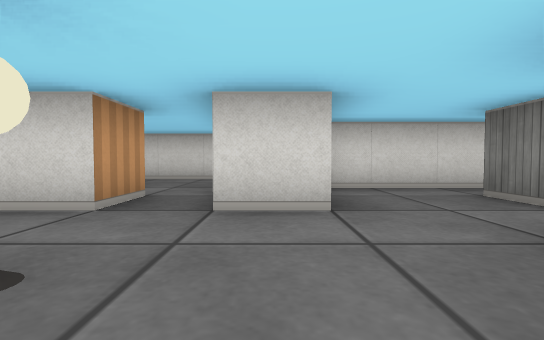
[1] (above)

21 first-person views from a walk through a cub3D level. The camera is about half as high as the walls, tilts 2° down and sees 85° across. The floor is counted in squares. Each view is taken from the middle of a square. On the plan, view 1 faces up. The plan holds only what a view shows up to about 9 squares ahead; the rest is blank.

[2]
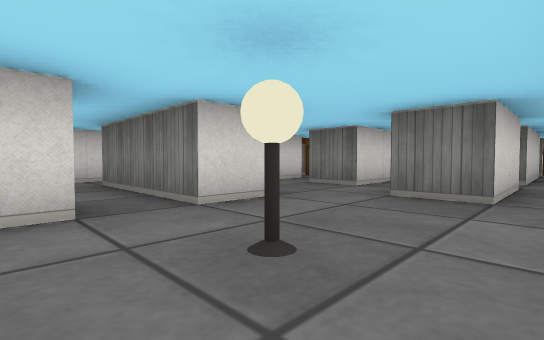

[3]
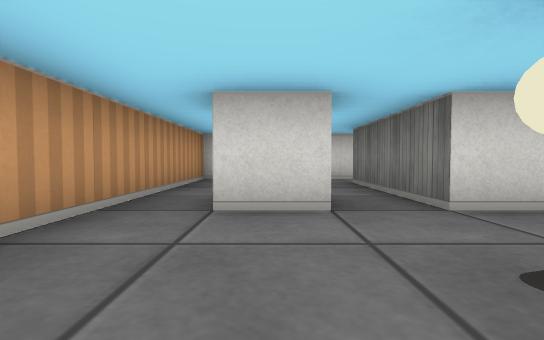

[4]
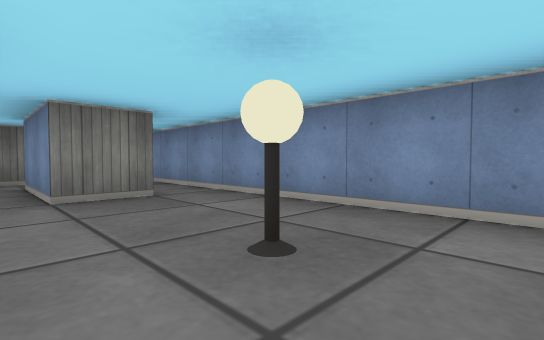

[5]
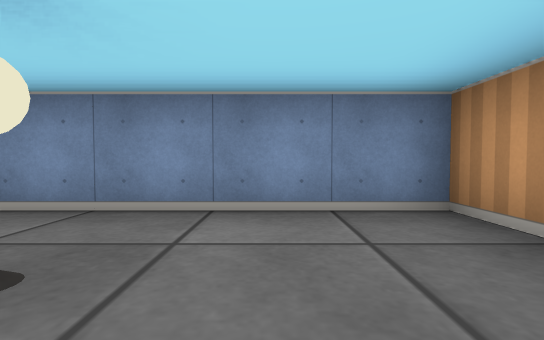

[6]
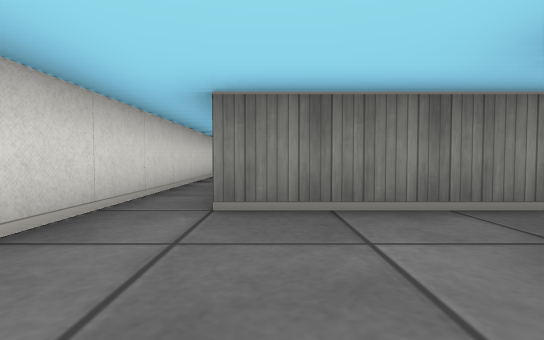

[7]
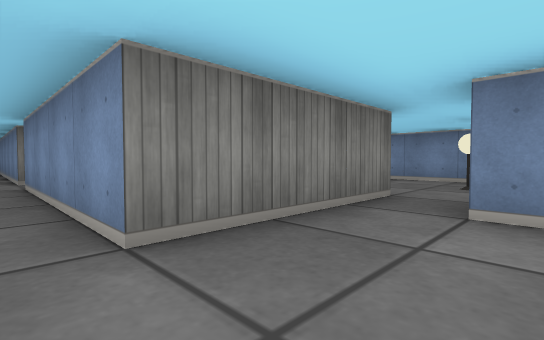

[8]
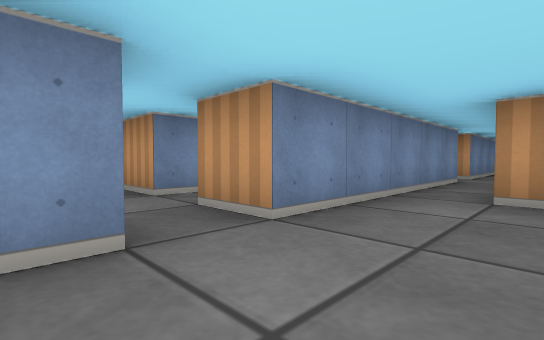

[9]
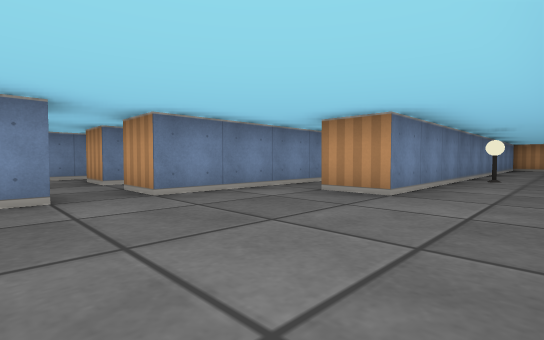

[10]
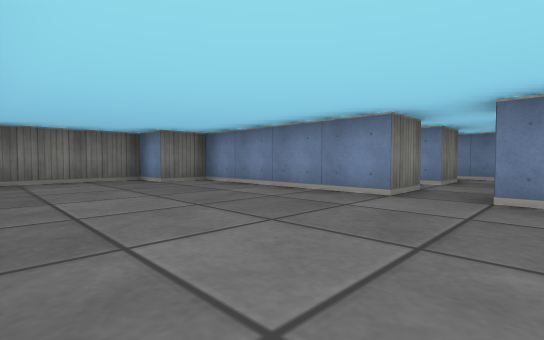

[11]
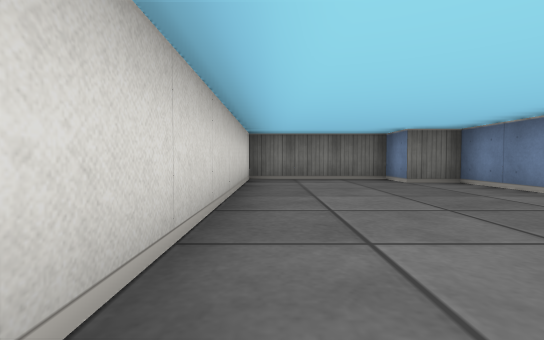

[12]
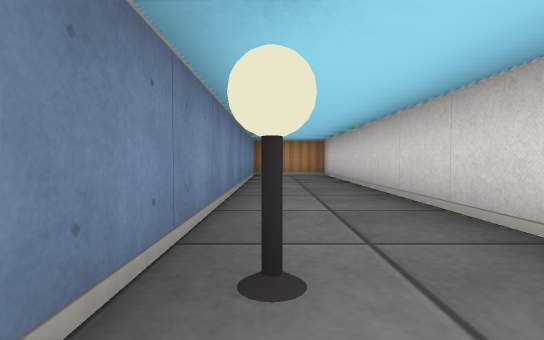

[13]
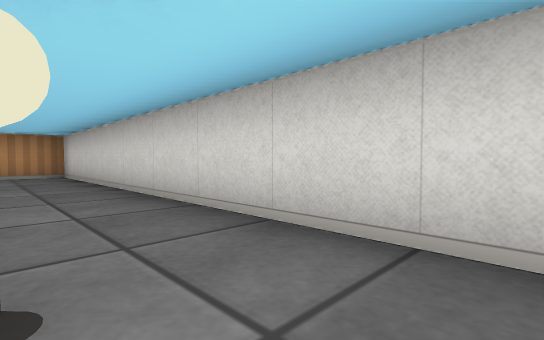

[14]
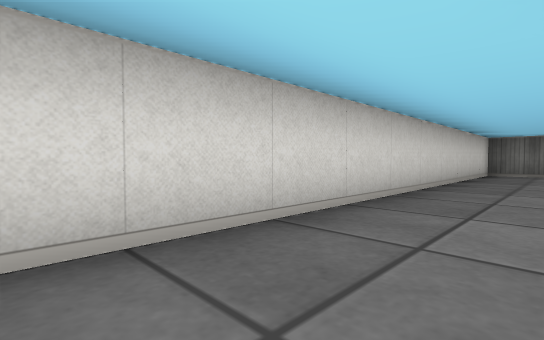

[15]
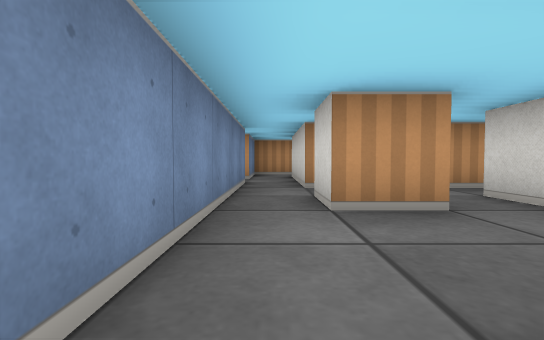

[16]
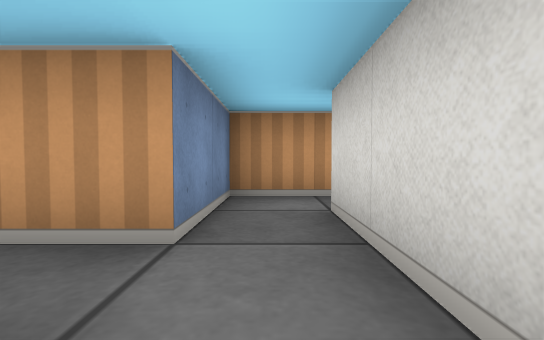

[17]
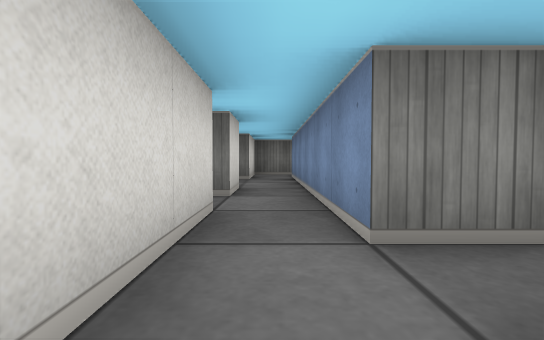

[18]
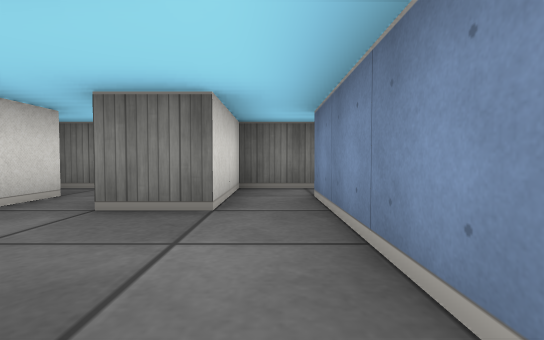

[19]
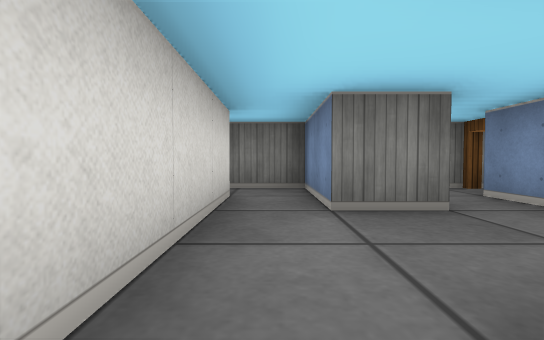

[20]
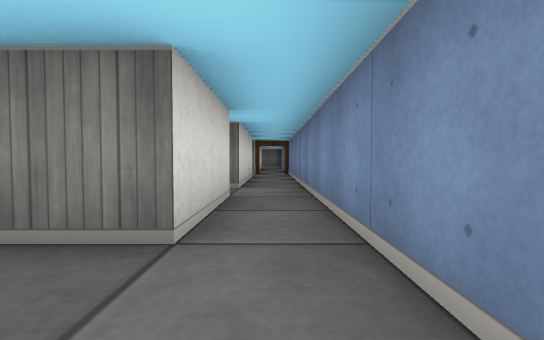

[21]
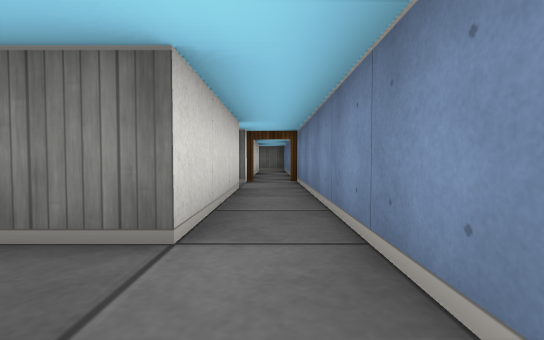

### Floor plan
Points are (right, up) in squares from view 1. A wall is a line through its corners. A room is listed if a view was taken in it or the views show most of it. See-through windows are left out.
Room 1 (views 1, 2, 3, 4, 5, 6, 7, 20, 21)
walls: (-2, 3.5) (-1.5, 3.5) (-1.5, 2.5) (-2.5, 2.5); (0.6, 2.5) (-0.5, 2.5) (-0.5, 5.5) (3.5, 5.5); (3.5, 0.5) (1.5, 0.5) (1.5, 1.5) (2.5, 1.5); (4.5, 5.5) (7.5, 5.5); (4.5, 6.5) (-3.5, 6.5) (-3.5, -0.5) (3.5, -0.5)
ways out: opening at (8, 6) to room 2; opening at (1.5, 3) to room 3; open door at (4, 5) to room 3; opening at (2.5, 0) to room 5; opening at (3, 2) to room 6
objects: lamp (-1, 1)
Room 2 (views 8, 9, 10, 11, 12, 13, 14)
walls: (7.5, 5.5) (9.5, 5.5) (9.5, 4.5); (10.5, 4.5) (10.5, 5.5) (14.5, 5.5) (14.5, 6.5) (15.5, 6.5) (15.5, 9.5) (-3.5, 9.5) (-3.5, 7.5) (7.5, 7.5) (7.5, 6.5)
ways out: opening at (8, 6) to room 1; opening at (10, 5) to room 3
objects: lamp (4, 8)
Room 3 (views 15, 16, 18, 19)
walls: (8.9, 3.5) (9.5, 3.5) (9.5, 2.5) (8.5, 2.5); (11.5, 3.6) (11.5, 2.5) (10.5, 2.5) (10.5, 3.5) (10.9, 3.5); (8.5, 1.5) (14.5, 1.5); (3.5, 4.5) (0.9, 4.5); (14.5, 4.5) (10.5, 4.5); (2.5, 2.5) (2.5, 3.5); (15.5, 0.8) (15.5, 2.5) (13.5, 2.5) (13.5, 3.5) (15.5, 3.5) (15.5, 5.2)
ways out: opening at (1.5, 3) to room 1; open door at (4, 5) to room 1; opening at (10, 5) to room 2; opening at (6, 3) to room 4; opening at (9, 2) to room 7; open door at (15, 1)
Room 4 (view 17)
walls: (5.5, 2.8) (5.5, 1.5) (7.5, 1.5); (7.5, 2.5) (6.5, 2.5)
ways out: opening at (6, 3) to room 3; opening at (7, 2) to room 7
Room 5 (no view inside)
walls: (7.5, 0.5) (4.5, 0.5); (3.5, -0.5) (9, -0.5)
ways out: opening at (2.5, 0) to room 1; opening at (4, 1) to room 6; opening at (8, 1) to room 7; open door at (9, 0)
Room 6 (no view inside)
walls: (3.9, 2.5) (2.5, 2.5); (2.5, 1.5) (3.5, 1.5); (4.5, 0.5) (4.5, 1.8)
ways out: opening at (3, 2) to room 1; opening at (4, 1) to room 5
Room 7 (no view inside)
walls: (7.5, 1.5) (7.5, 0.5); (8.5, 2.5) (7.5, 2.5); (8.5, 0.5) (8.5, 1.5)
ways out: opening at (9, 2) to room 3; opening at (7, 2) to room 4; opening at (8, 1) to room 5

Where each view was taken, in squares from view 1:
view 1: 0 up, 0 right, facing up
view 2: 0 up, 2 left, facing up-right
view 3: 0 up, 2 left, facing up
view 4: 2 up, 2 left, facing down-right
view 5: 2 up, 2 left, facing down
view 6: 5 up, 3 left, facing right
view 7: 6 up, 2 left, facing down-right
view 8: 7 up, 11 right, facing down-left
view 9: 9 up, 11 right, facing down-left
view 10: 9 up, 9 right, facing down-right
view 11: 9 up, 9 right, facing right
view 12: 8 up, 5 right, facing left
view 13: 8 up, 5 right, facing up-left
view 14: 8 up, 6 right, facing up-right
view 15: 2 up, 14 right, facing left
view 16: 2 up, 9 right, facing left
view 17: 2 up, 7 right, facing right
view 18: 2 up, 11 right, facing right
view 19: 4 up, 11 right, facing right
view 20: 0 up, 0 right, facing right
view 21: 0 up, 3 right, facing right
